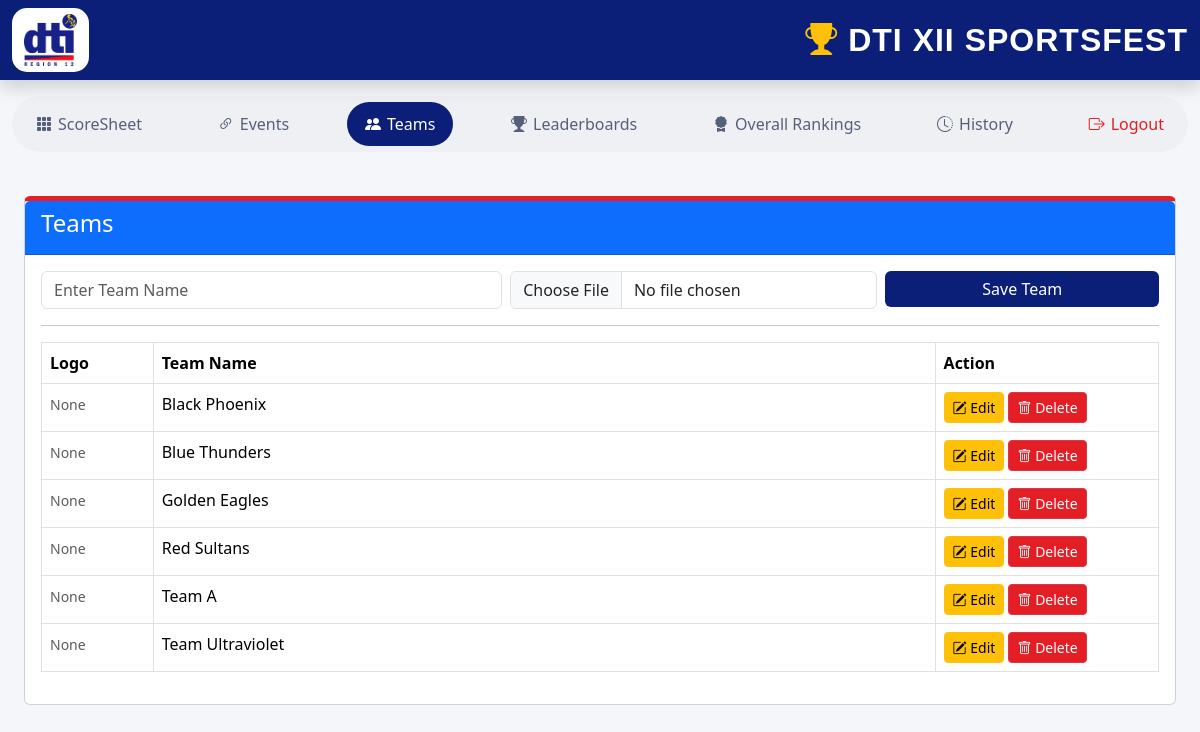
The page /teams.php (signed in) on the database as committed earlier.
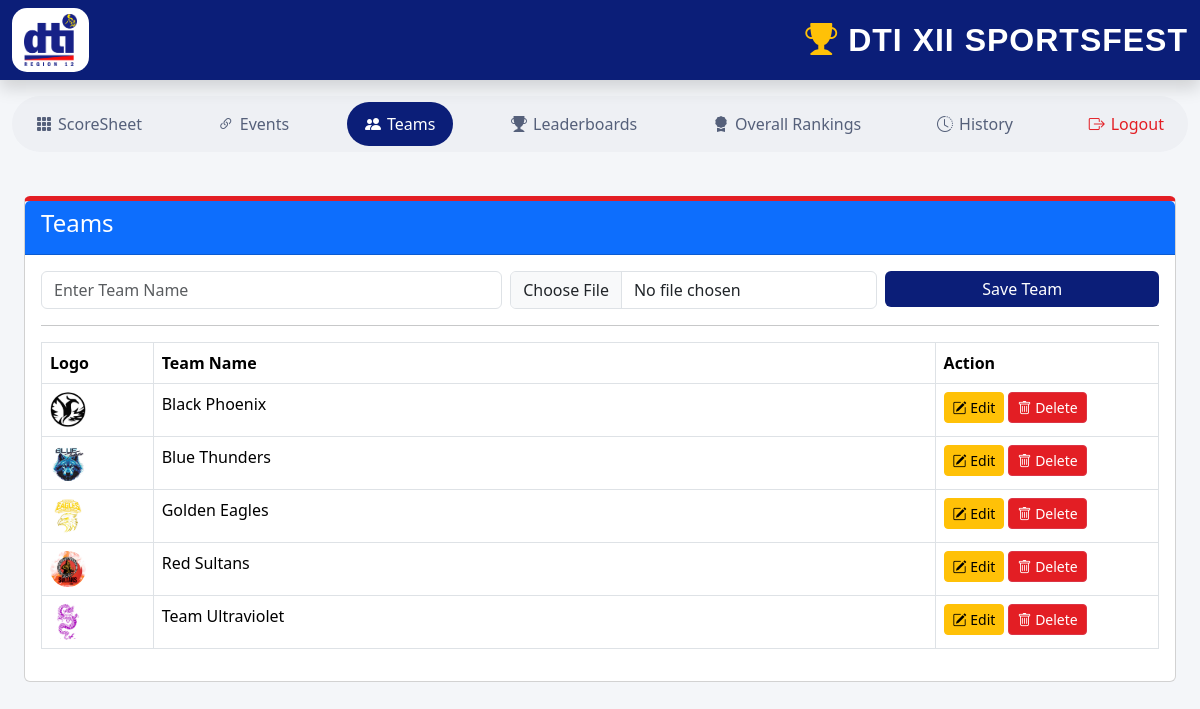
The same page on the database as committed later.
### tables this page shows
CREATE TABLE `teams` (
  `id` int(11) NOT NULL,
  `team_name` varchar(100) NOT NULL,
  `created_at` timestamp NOT NULL DEFAULT current_timestamp(),
  `logo` varchar(255) DEFAULT NULL
);

### teams.php (the view, shortened to what this page needs)
<?php
include 'config/database.php';
include 'includes/header.php';
?>
<?php include 'includes/topnav.php'; ?>
<div class="container-fluid p-4">
    <div class="card">
        <div class="card-header bg-primary text-white">
            <h4>Teams</h4>
        </div>
        <div class="card-body">
            <form action="actions/add_team.php" method="POST" enctype="multipart/form-data">
                <div class="row g-2">
                    <div class="col-md-5">
                        <input
                            type="text"
                            name="team_name"
                            class="form-control"
                            placeholder="Enter Team Name"
                            required>
                    </div>
                    <div class="col-md-4">
                        <input
                            type="file"
                            name="team_logo"
                            class="form-control"
                            accept="image/*">
                    </div>
                    <div class="col-md-3">
                        <button class="btn btn-primary w-100">
                            Save Team
                        </button>
                    </div>
                </div>
            </form>
            <hr>
            <table class="table table-bordered table-hover">
                <thead>
                    <tr>
                        <th width="10%">Logo</th>
                        <th>Team Name</th>
                        <th width="20%">Action</th>
                    </tr>
                </thead>
                <tbody>
                    <?php
                    $result = $conn->query("SELECT * FROM teams ORDER BY team_name");
                    while ($row = $result->fetch_assoc()) {
                    ?>
                        <tr>
                            <td>
                                <?php if (!empty($row['logo']) && file_exists(__DIR__ . '/assets/images/team-logos/' . $row['logo'])) { ?>
                                    <img src="assets/images/team-logos/<?= htmlspecialchars($row['logo']) ?>" style="width:36px;height:36px;border-radius:50%;object-fit:cover;">
                                <?php } else { ?>
                                    <span class="text-muted small">None</span>
                                <?php } ?>
                            </td>
                            <td><?= $row['team_name'] ?></td>
                            <td>
                                <a href="edit_team.php?id=<?= $row['id'] ?>"
                                    class="btn btn-warning btn-sm">
                                    <i class="bi bi-pencil-square"></i> Edit
                                </a>
                                <a href="actions/delete_team.php?id=<?= $row['id'] ?>"
                                    class="btn btn-danger btn-sm"
                                    onclick="return confirm('Delete this team?')">
                                    <i class="bi bi-trash"></i> Delete
                                </a>
                            </td>
                        </tr>
                    <?php } ?>
                </tbody>
            </table>
        </div>
    </div>
</div>
<?php include 'includes/footer.php'; ?>

### includes/header.php (shortened to what this page needs)
<!DOCTYPE html>
<html>
<head>
    <link href="https://cdn.jsdelivr.net/npm/bootstrap@5.3.3/dist/css/bootstrap.min.css" rel="stylesheet">
    <link href="assets/css/style.css" rel="stylesheet">
    <link href="https://cdn.jsdelivr.net/npm/bootstrap-icons@1.11.3/font/bootstrap-icons.css" rel="stylesheet">
</head>
<body>
    <nav class="navbar navbar-dark bg-primary sticky-top shadow">
        <div class="container-fluid d-flex align-items-center gap-3">
            <div class="logo-badge">
                <img src="assets/images/logo.png"
                    height="52">
            </div>
            <h3 class="text-white mb-0">
                <i class="bi bi-trophy-fill text-warning"></i>
                DTI XII SPORTSFEST
            </h3>
        </div>
    </nav>

### includes/topnav.php
<?php $current = basename($_SERVER['PHP_SELF']); ?>
<div class="container-fluid pt-3">
    <div class="tab-nav">
        <a href="scoresheet.php" class="tab-btn <?= $current == 'scoresheet.php' ? 'active' : '' ?>">
            <i class="bi bi-grid-3x3-gap-fill"></i> ScoreSheet
        </a>
        <a href="events.php" class="tab-btn <?= in_array($current, ['events.php', 'edit_event.php']) ? 'active' : '' ?>">
            <i class="bi bi-link-45deg"></i> Events
        </a>
        <a href="teams.php" class="tab-btn <?= in_array($current, ['teams.php', 'edit_team.php']) ? 'active' : '' ?>">
            <i class="bi bi-people-fill"></i> Teams
        </a>
        <a href="leaderboard.php" class="tab-btn <?= $current == 'leaderboard.php' ? 'active' : '' ?>">
            <i class="bi bi-trophy-fill"></i> Leaderboards
        </a>
        <a href="overall.php" class="tab-btn <?= $current == 'overall.php' ? 'active' : '' ?>">
            <i class="bi bi-award-fill"></i> Overall Rankings
        </a>
        <a href="history.php" class="tab-btn <?= $current == 'history.php' ? 'active' : '' ?>">
            <i class="bi bi-clock-history"></i> History
        </a>
        <a href="logout.php" class="tab-btn tab-btn-logout">
            <i class="bi bi-box-arrow-right"></i> Logout
        </a>
    </div>
</div>

### includes/footer.php (shortened to what this page needs)
</body>
</html>

### assets/css/style.css (style rules this page uses)
body { background: #f4f6f9; }
.navbar { background: #0b1e78 !important; }
.logo-badge { background: #fff; border-radius: 15px; padding: 6px 12px; display: inline-flex; align-items: center; line-height: 0; }
.tab-nav { display: flex; flex-wrap: wrap; justify-content: space-between; background: #eef0f4; border-radius: 999px; padding: 6px; margin-bottom: 20px; }
.tab-btn { display: flex; align-items: center; gap: 6px; padding: 10px 18px; border-radius: 999px; color: #55607a; text-decoration: none; font-weight: 500; white-space: nowrap; }
.tab-btn.active { background: #0b1e78; color: #fff; }
.tab-btn-logout { color: #e31e24; }
.card { border-top: 5px solid #e31e24; }
.btn-primary { background: #0b1e78; border: none; }
.btn-danger { background: #e31e24; }
.table thead { background: #0b1e78; color: white; }

### includes/header.php (style rules this page uses)
h3 { margin: 0; font-family: 'Oswald', sans-serif; font-size: 2rem; letter-spacing: 1px; font-weight: 700; text-transform: uppercase; }

Rows that differ between the two databases and show on the page:
removed teams: shows "None", team_name "Team A"
changed teams "Black Phoenix": logo: picture added; no longer shows "None"
changed teams "Blue Thunders": logo: picture added; no longer shows "None"
changed teams "Golden Eagles": logo: picture added; no longer shows "None"
changed teams "Red Sultans": logo: picture added; no longer shows "None"
changed teams "Team Ultraviolet": logo: picture added; no longer shows "None"
